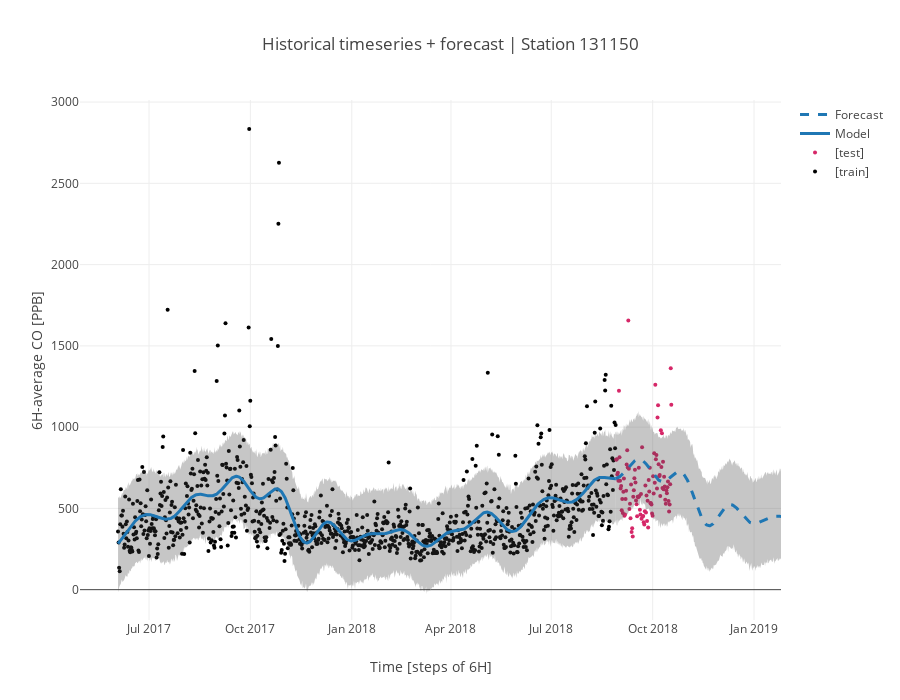

Source (notebook cell):
### Markdown cell above
### Plotting with Plotly again

### Code cell
train_trace = go.Scatter(x=train_df.index, 
                         y=train_df.y,  # get data attribute of DataFrame
                         mode="markers",  # setting markers instead of lines
                         marker={'size': 4,
                                 'color': 'rgb(0, 0, 0)'},  # black
                         name="[train]")  # latex doesn't work right now for plotly for some reason... 
test_trace = go.Scatter(x=test_df.index,
                        y=test_df.CO_ts,
                        mode="markers",
                        marker={'size': 4,
                                'color': '#d62768'},
                        name="[test]")

# use externalised wrapper again
model = bounded_graph(CO_forecast[:lim], forecast_args={"name": "Model",
                                                         "marker": {"color": "#1F77B4"},
                                                         "line": {"width": 3}})

forecast = bounded_graph(CO_forecast[lim-1:], forecast_args={"name": "Forecast",
                                                           "marker": {"color": "#1F77B4"},
                                                           "line": {"width": 3,
                                                                    "dash": "dash"}})

# order of traces is very important because lower_trace has option "fill to next y": it must follow upper trace
data = [train_trace, test_trace, *model, *forecast]

# setting layout options
layout = go.Layout(showlegend=True, title=f"Historical timeseries + forecast | Station {stationID}", 
                   width=900, height=700)

# creating figure object
fig = go.Figure(data=data, layout=layout)

# cosmetics
fig.layout.yaxis.update({'title': f"{resample_rule}-average CO [PPB]"})
fig.layout.xaxis.update({'title': f"Time [steps of {resample_rule}]"})

# actual plotting
iplot(fig, image='svg', filename='station131150_CO')

### Figure 1 — Plotly figure (JSON) as saved in the notebook; plotly's stock layout.template omitted (floating-point values rounded to 4 significant figures; data arrays with more than 128 entries replaced by an {"elided": "..."} marker saying what was removed)
{"data": [{"marker": {"color": "rgb(0, 0, 0)", "size": 4}, "mode": "markers", "name": "[train]", "type": "scatter", "uid": "83994e68-d2c9-11e8-96ba-ac7ba1963575", "x": {"elided": "904 str values"}, "y": {"elided": "904 float values"}}, {"marker": {"color": "#d62768", "size": 4}, "mode": "markers", "name": "[test]", "type": "scatter", "uid": "839950d4-d2c9-11e8-96ba-ac7ba1963575", "x": ["2018-08-28 22:00:00", "2018-08-29 10:00:00", "2018-08-29 22:00:00", "2018-08-30 10:00:00", "2018-08-30 22:00:00", "2018-08-31 10:00:00", "2018-08-31 22:00:00", "2018-09-01 10:00:00", "2018-09-01 22:00:00", "2018-09-02 10:00:00", "2018-09-02 22:00:00", "2018-09-03 10:00:00", "2018-09-03 22:00:00", "2018-09-04 10:00:00", "2018-09-04 22:00:00", "2018-09-05 10:00:00", "2018-09-05 22:00:00", "2018-09-06 10:00:00", "2018-09-06 22:00:00", "2018-09-07 10:00:00", "2018-09-07 22:00:00", "2018-09-08 10:00:00", "2018-09-08 22:00:00", "2018-09-09 10:00:00", "2018-09-09 22:00:00", "2018-09-10 10:00:00", "2018-09-10 22:00:00", "2018-09-11 10:00:00", "2018-09-11 22:00:00", "2018-09-12 10:00:00", "2018-09-12 22:00:00", "2018-09-13 10:00:00", "2018-09-13 22:00:00", "2018-09-14 10:00:00", "2018-09-14 22:00:00", "2018-09-15 10:00:00", "2018-09-15 22:00:00", "2018-09-16 10:00:00", "2018-09-16 22:00:00", "2018-09-17 10:00:00", "2018-09-17 22:00:00", "2018-09-18 10:00:00", "2018-09-18 22:00:00", "2018-09-19 10:00:00", "2018-09-19 22:00:00", "2018-09-20 10:00:00", "2018-09-20 22:00:00", "2018-09-21 10:00:00", "2018-09-21 22:00:00", "2018-09-22 10:00:00", "2018-09-22 22:00:00", "2018-09-23 10:00:00", "2018-09-23 22:00:00", "2018-09-24 10:00:00", "2018-09-24 22:00:00", "2018-09-25 10:00:00", "2018-09-25 22:00:00", "2018-09-26 10:00:00", "2018-09-26 22:00:00", "2018-09-27 10:00:00", "2018-09-27 22:00:00", "2018-09-28 10:00:00", "2018-09-28 22:00:00", "2018-09-29 10:00:00", "2018-09-29 22:00:00", "2018-09-30 10:00:00", "2018-09-30 22:00:00", "2018-10-01 10:00:00", "2018-10-01 22:00:00", "2018-10-02 10:00:00", "2018-10-02 22:00:00", "2018-10-03 10:00:00", "2018-10-03 22:00:00", "2018-10-04 10:00:00", "2018-10-04 22:00:00", "2018-10-05 10:00:00", "2018-10-05 22:00:00", "2018-10-06 10:00:00", "2018-10-06 22:00:00", "2018-10-07 10:00:00", "2018-10-07 22:00:00", "2018-10-08 10:00:00", "2018-10-08 22:00:00", "2018-10-09 10:00:00", "2018-10-09 22:00:00", "2018-10-10 10:00:00", "2018-10-10 22:00:00", "2018-10-11 10:00:00", "2018-10-11 22:00:00", "2018-10-12 10:00:00", "2018-10-12 22:00:00", "2018-10-13 10:00:00", "2018-10-13 22:00:00", "2018-10-14 10:00:00", "2018-10-14 22:00:00", "2018-10-15 10:00:00", "2018-10-15 22:00:00", "2018-10-16 10:00:00", "2018-10-16 22:00:00", "2018-10-17 10:00:00", "2018-10-17 22:00:00"], "y": [798.6, 801.9, 708.4, 719.8, 669.4, 1224.0, 814.6, 670.4, 622.6, 637.8, 489.0, 558.3, 471.2, 602.3, 684.7, 454.8, 462.1, 558.5, 608.4, 770.0, 857.5, 751.4, 1656.0, 743.6, 495.6, 528.1, 439.7, 646.8, 354.9, 378.3, 327.3, 572.1, 611.3, 685.2, 737.7, 658.8, 548.5, 525.3, 451.9, 571.2, 567.9, 750.2, 576.1, 491.9, 462.7, 589.0, 437.1, 875.8, 450.0, 453.8, 414.8, 401.1, 482.9, 641.1, 475.3, 578.7, 422.9, 547.6, 383.3, 675.4, 604.0, 750.5, 533.9, 531.2, 524.6, 468.2, 455.5, 697.4, 591.5, 839.5, 658.0, 1261.0, 802.7, 827.8, 622.8, 1059.0, 1135.0, 771.6, 698.2, 706.2, 575.7, 981.3, 754.9, 962.5, 626.2, 787.0, 617.4, 695.0, 635.3, 553.3, 528.2, 611.4, 593.7, 630.8, 665.8, 544.8, 481.3, 523.6, 648.6, 1362.0, 1138.0]}, {"line": {"width": 0}, "marker": {"color": "#444"}, "name": "Upper bound", "showlegend": false, "type": "scatter", "uid": "83995228-d2c9-11e8-96ba-ac7ba1963575", "x": {"elided": "904 str values"}, "y": {"elided": "904 float values"}}, {"fill": "tonexty", "fillcolor": "rgba(68, 68, 68, 0.3)", "line": {"width": 0}, "marker": {"color": "#444"}, "name": "Lower bound", "showlegend": false, "type": "scatter", "uid": "83995354-d2c9-11e8-96ba-ac7ba1963575", "x": {"elided": "904 str values"}, "y": {"elided": "904 float values"}}, {"line": {"width": 3}, "marker": {"color": "#1F77B4"}, "name": "Model", "type": "scatter", "uid": "83995462-d2c9-11e8-96ba-ac7ba1963575", "x": {"elided": "904 str values"}, "y": {"elided": "904 float values"}}, {"line": {"width": 0}, "marker": {"color": "#444"}, "name": "Upper bound", "showlegend": false, "type": "scatter", "uid": "8399555c-d2c9-11e8-96ba-ac7ba1963575", "x": {"elided": "301 str values"}, "y": {"elided": "301 float values"}}, {"fill": "tonexty", "fillcolor": "rgba(68, 68, 68, 0.3)", "line": {"width": 0}, "marker": {"color": "#444"}, "name": "Lower bound", "showlegend": false, "type": "scatter", "uid": "83995656-d2c9-11e8-96ba-ac7ba1963575", "x": {"elided": "301 str values"}, "y": {"elided": "301 float values"}}, {"line": {"dash": "dash", "width": 3}, "marker": {"color": "#1F77B4"}, "name": "Forecast", "type": "scatter", "uid": "83995746-d2c9-11e8-96ba-ac7ba1963575", "x": {"elided": "301 str values"}, "y": {"elided": "301 float values"}}], "layout": {"height": 700, "showlegend": true, "title": "Historical timeseries + forecast | Station 131150", "width": 900, "xaxis": {"title": "Time [steps of 6H]"}, "yaxis": {"title": "6H-average CO [PPB]"}}}
